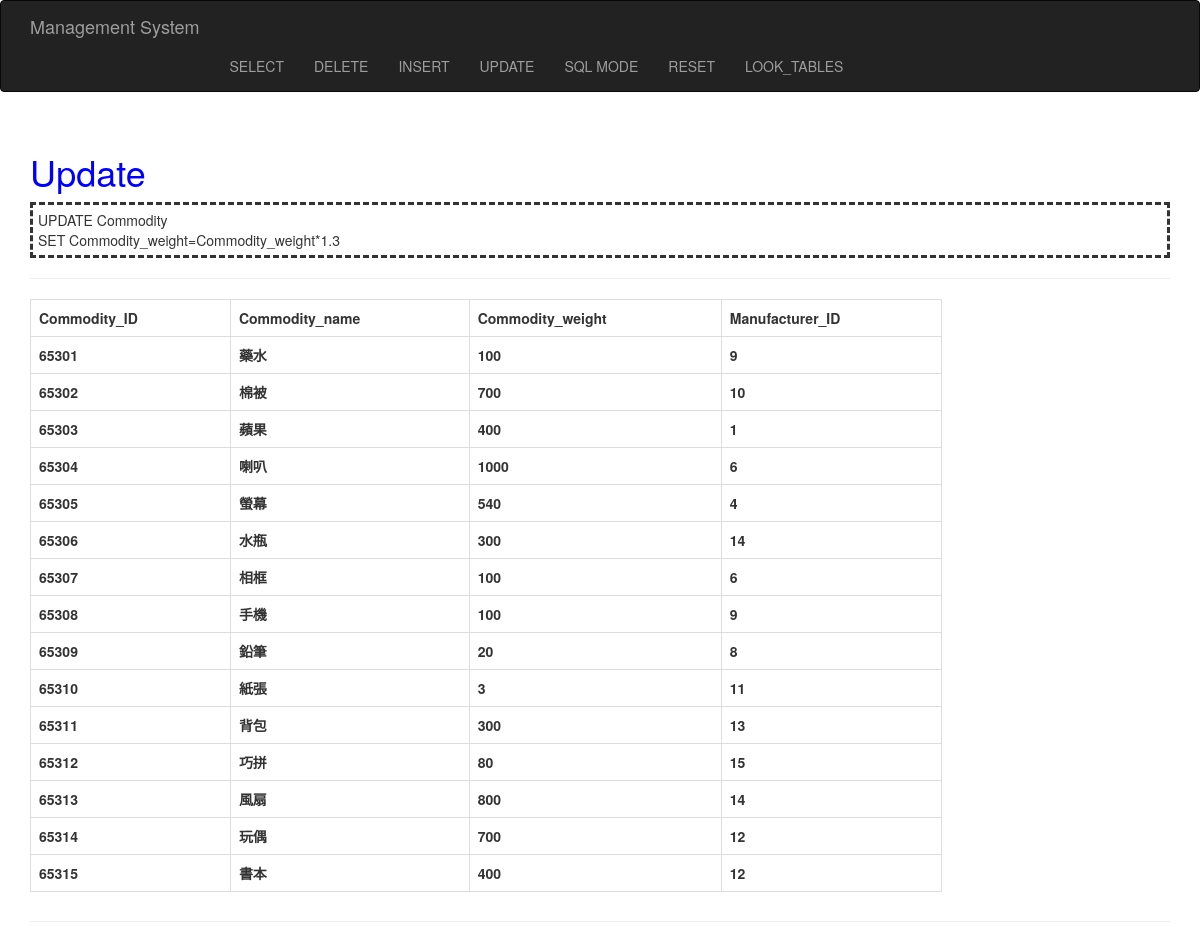
/update, run on the app's committed database.
### tables this page shows
CREATE TABLE Commodity(
	Commodity_ID INTEGER PRIMARY KEY,
	Commodity_name TEXT NOT NULL,
	Commodity_weight INTEGER NOT NULL,
	Manufacturer_ID INTEGER NOT NULL,
	FOREIGN KEY (Manufacturer_ID) REFERENCES Manufacturer (Manufacturer_ID)
);

### dbms/button.py (the view)
@bp.route('/update')
def update_btn():
    db = get_db()
    sql = ["UPDATE Commodity", "SET Commodity_weight=Commodity_weight*1.3"]
    res = db.execute(
        " ".join(sql)
    )
    db.commit()
    print(res)
    content = db.execute("SELECT * FROM Commodity").fetchall()
    return render_template('update.html', sql=sql, content=content)

### dbms/db.py (called while the page is built)
def get_db():
    if 'db' not in g:
        g.db = sqlite3.connect(
            current_app.config['DATABASE'],
            detect_types=sqlite3.PARSE_DECLTYPES
        )
        g.db.row_factory = sqlite3.Row
    return g.db

### dbms/templates/update.html (shortened to what this page needs)
{% extends "base.html" %}
{% block page_content %}
<div class="page-header">
	<h1><font color="blue">Update</font></h1>
	<div class="sqlstyle">
	{% for query_slice in sql %}
		<div>{{ query_slice }}</div>
	{% endfor %}
	</div>
	<hr>
	<table class="table-hover table-bordered table" style="width: 80%;">
		<tr>
			{% if content %}
				{% for key in content[0].keys() %}
					<th>{{ key }}</th>
				{% endfor %}
			{% endif %}
		</tr>
		{% if content %}
			{% for row in content %}
				<tr>
				{% for key in content[0].keys() %}
				<th>{{ row[key] }}</th>
				{% endfor %}
				</tr>
			{% endfor %}
		{% endif %}
	</table>
</div>
{% endblock %}

### dbms/static/my.css (style rules this page uses)
.sqlstyle { border-style : dashed; padding: 5px; }

### data on the page
Commodity: Commodity_ID "65301" "藥水" "100" "9"
Commodity: Commodity_ID "65302" "棉被" "700" "10"
Commodity: Commodity_ID "65303" "蘋果" "400" "1"
Commodity: Commodity_ID "65304" "喇叭" "1000" "6"
Commodity: Commodity_ID "65305" "螢幕" "540" "4"
Commodity: Commodity_ID "65306" "水瓶" "300" "14"
Commodity: Commodity_ID "65307" "相框" "100" "6"
Commodity: Commodity_ID "65308" "手機" "100" "9"
Commodity: Commodity_ID "65309" "鉛筆" "20" "8"
Commodity: Commodity_ID "65310" "紙張" "3" "11"
Commodity: Commodity_ID "65311" "背包" "300" "13"
Commodity: Commodity_ID "65312" "巧拼" "80" "15"
Commodity: Commodity_ID "65313" "風扇" "800" "14"
Commodity: Commodity_ID "65314" "玩偶" "700" "12"
Commodity: Commodity_ID "65315" "書本" "400" "12"

### other printed values
{{ query_slice }} "UPDATE Commodity" "SET Commodity_weight=Commodity_weight*1.3"
{{ key }} "Commodity_ID" "Commodity_name" "Commodity_weight" "Manufacturer_ID"
